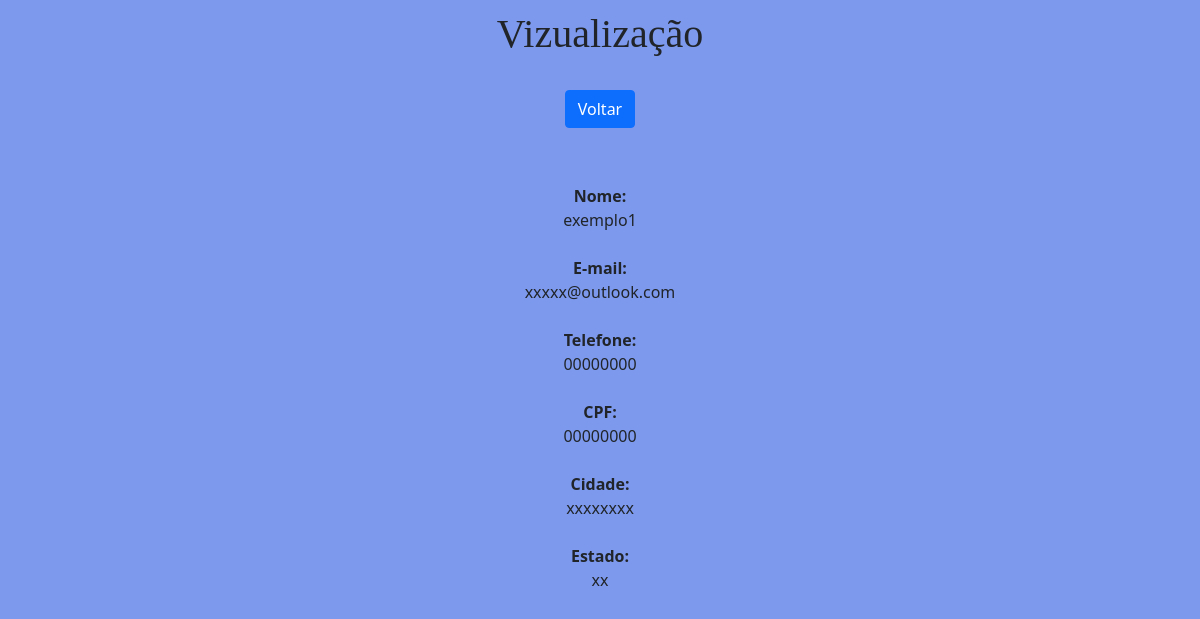
Screenshot of /view/1/ with the database file from the repository.
### app/models.py (models this page shows)
class Cadastro(models.Model):
    nome = models.CharField(max_length=150)
    email = models.EmailField(max_length=100)
    telefone = models.CharField(max_length= 10)
    cpf = models.CharField(max_length= 10)
    cidade = models.CharField(max_length=100)
    estado = models.CharField(max_length=100)

### app/views.py (the view)
# urls.py: path('view/<int:pk>/', view, name='view'),
def view(request, pk):
    data = {}
    data ['db'] = Cadastro.objects.get(pk=pk)
    return render (request, 'view.html', data)

### app/templates/view.html (shortened to what this page needs)
<!DOCTYPE html>
<html = lang="pt-br">
<head>
    <link href="https://cdn.jsdelivr.net/npm/bootstrap@5.1.3/dist/css/bootstrap.min.css" rel="stylesheet">
</head>
<body style="background-color:rgb(124, 153, 238)">
    <div class="col-8 m-auto pt-2 pb-2 text-center">
        <h1><font face="Times">Vizualização</font></h1>
    </div>
    <div class="col-8 m-auto pt-3 pb-2 text-center">
        <a href="/" class ="btn btn-primary">Voltar</a>
        <br>
        <br>
    </div>
    <div class="container m-auto text-center">
        <strong> <br> Nome:  <br></strong>{{db.nome}} <br>
        <br>
        <strong>E-mail:     <br></strong>{{db.email}}  <br>
        <br>
        <strong>Telefone:   <br></strong>{{db.telefone}}    <br>
        <br>
        <strong>CPF:        <br></strong>{{db.cpf}}    <br>
        <br>
        <strong>Cidade:     <br></strong>{{db.cidade}}    <br>
        <br>
        <strong>Estado:     <br></strong>{{db.estado}}    <br>
    </div>
</body>
</html>

### rows the page displays
Cadastro: nome "exemplo1", email "xxxxx@outlook.com", telefone "00000000", cpf "00000000", cidade "xxxxxxxx", estado "xx"
